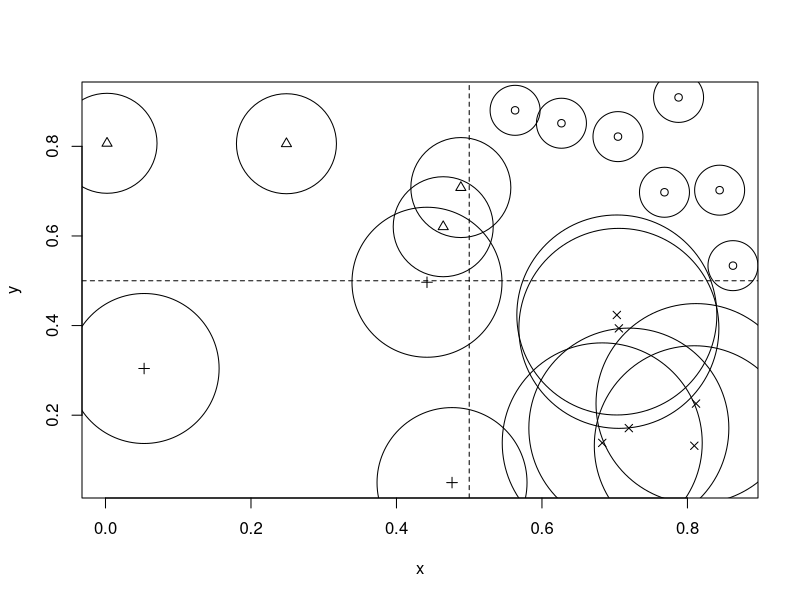
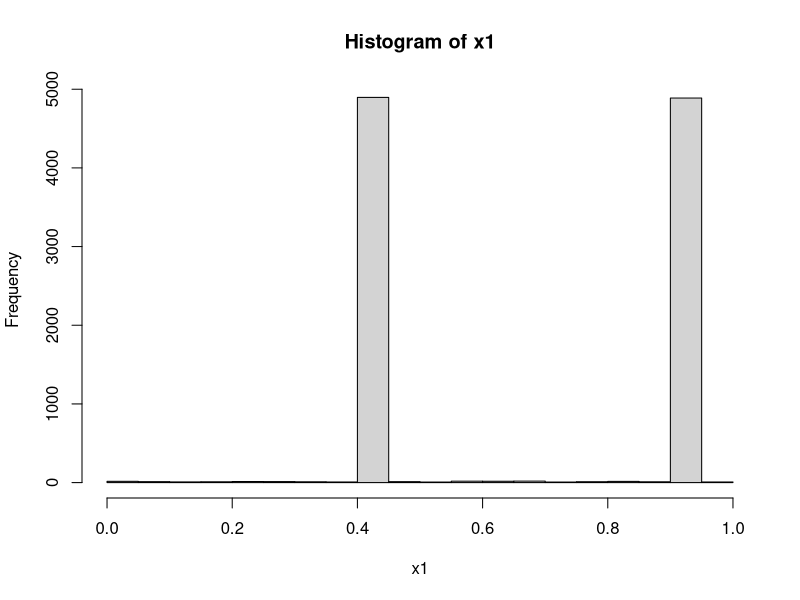
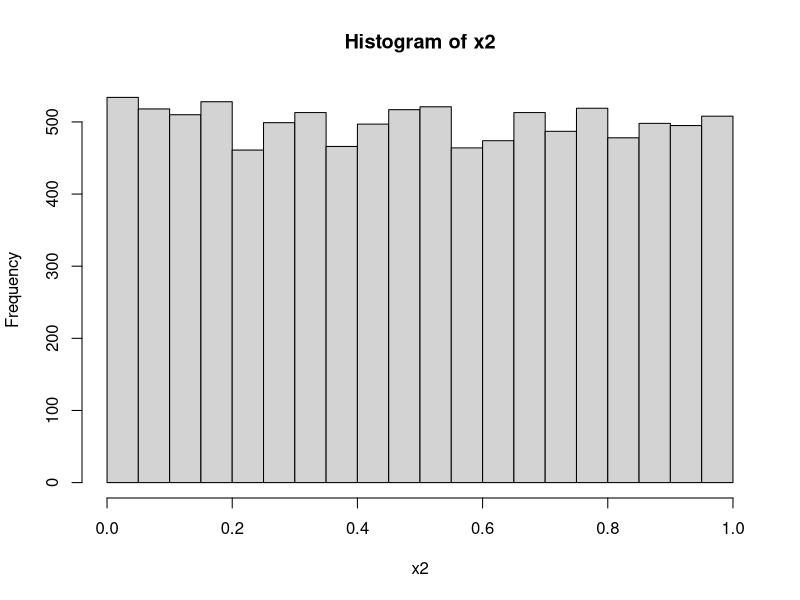
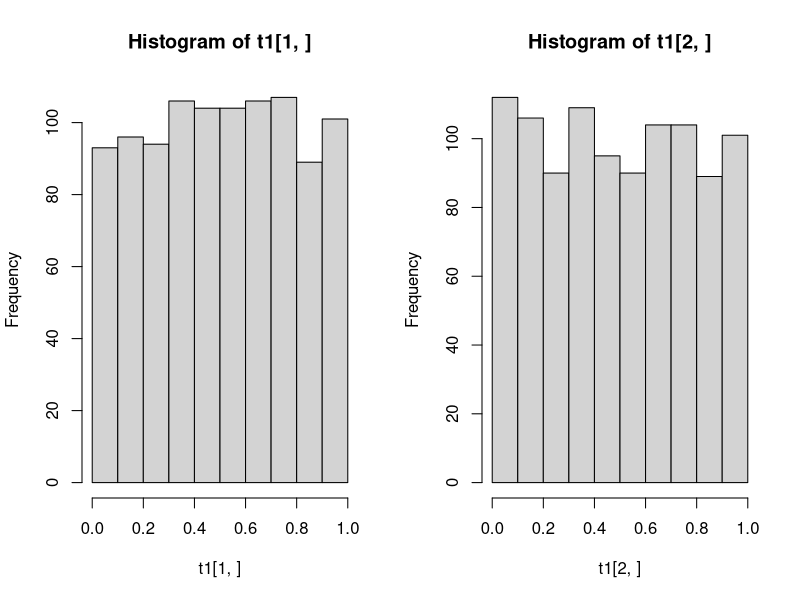
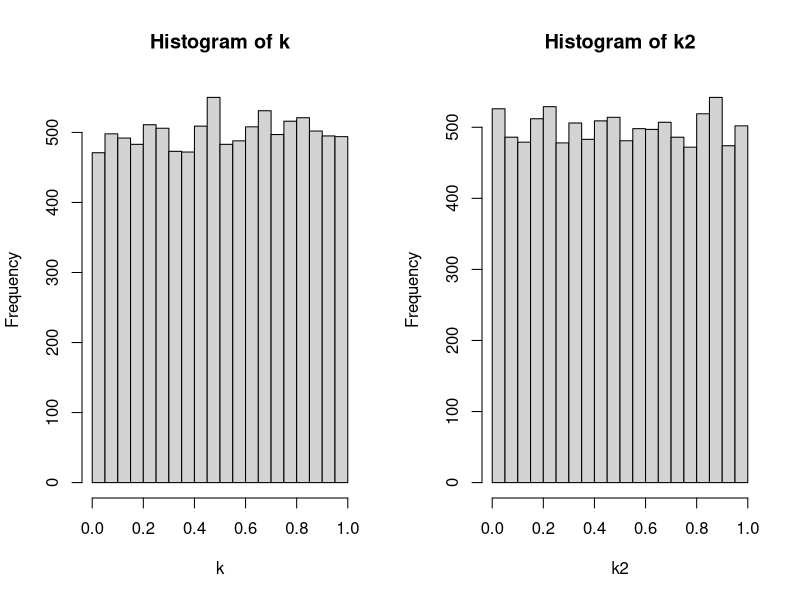
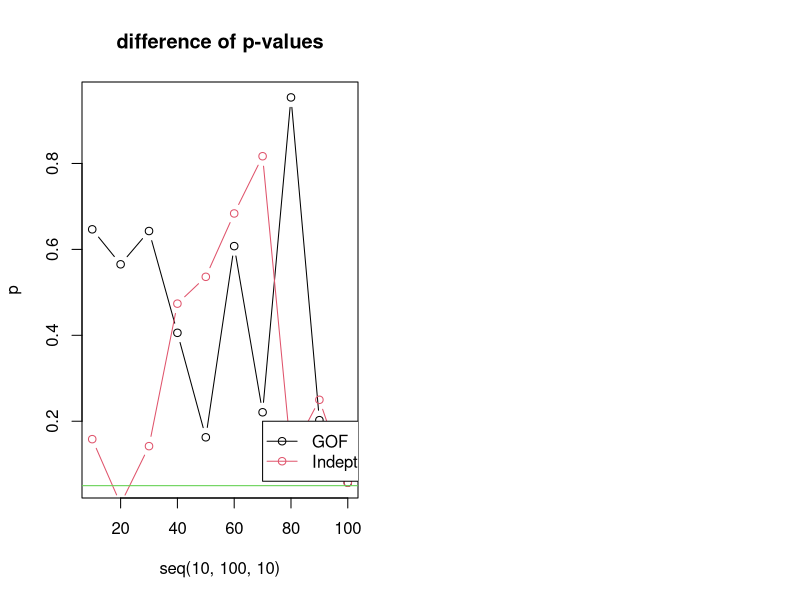

Recreate these plots in R, in order.
##-HW1-################
#1(a)
rep(seq(0,4), each = 5)

#1(b)
seq(1:5) + rep(0:4, each = 5)

#1(C) 
x <- c("red","yellow","blue","green","magenta","cyan")
i <- seq(1:3) + rep(0:3, each = 3)
x[i]


#2(a)-################
library(spatstat)

mindist <- function(x, y){
 min(nndist(x, y))
}

x <- runif(20)
y <- runif(20)
mindist(x, y)

#2(b)
grid <- function(x){
  if(x[1] > 0.5 && x[2] > 0.5){index <- 1
  }else if(x[1] < 0.5 && x[2] > 0.5){index <- 2
  }else if(x[1] < 0.5 && x[2] < 0.5){index <- 3
  }else {index <- 4}
}
xy <- rbind(x,y)
index <- apply(xy, 2, grid)

plot(x, y, pch=index)
abline(h = 0.5, v = 0.5, lty=2)

#2(c)
symbols(x, y, circles = index, add = T)


#3-################
gcd = function(a,b){
  if (b==0) a else gcd(b, a %% b) 
}

lcm = function(c,d){
  return(c * d / gcd(c,d)) 
}


#4(a)-################
midsqur <- function(seed,times){
  numvector <- NULL
  for(i in 1:times){
    num <- seed * seed
    seed <- (num%/%1000) %% 1000000
    numvector <- c(numvector, seed)
  }
  numvector <- (numvector / 10^6)
  return(numvector)
}

x <- ceiling(runif(1, 0, 999999)) 
x1 <- midsqur(x, 10000)
hist(x1)
ks.test(x1, y = "punif")

for(i in 1:length(x1)){
  y <- x1[i] - x1
  yc <- x1[which(y == 0)]
}
table(yc)


#4(b)
x1 <- 0.6
x2 <- 0
for (i in 1:10000){
  x1 <- (69069*x1) %% 2^32
  x2 <- c(x2, x1)
}
x2 <- x2[-1] / 2^32
hist(x2)

v <- floor(x2 * 10) 
chisq.test(table(v))
ks.test(x2, y = "punif")


#4(c)
xi <- rnorm(1, 0, 1)
yi <- rnorm(1, 0, 1)
zi <- rnorm(1, 0, 1)
vector <- NULL

for (j in 1:10000) {
  xi <- (171*xi) %% 30269
  yi <- (172*yi) %% 30307
  zi <- (170*zi) %% 30323
  ui <- ((xi/30269) + (yi/30307) + (zi/30323)) %% 1
  vector <- c(vector, ui)
}

v <- floor(x2 * 10) 
chisq.test(table(v))
ks.test(vector, y = "punif")


#5(a)-################
t1 <- NULL
be <- 10000/15
for (i in 1:1000) {
  a1 <- sample(c(1:15), 10000, T)
  a2 <- ceiling(15 * runif(10000))
  b1 <- table(a1)
  b2 <- table(a2)
  c1 <- sum((b1-be)^2 / be)
  c2 <- sum((b2-be)^2 / be)
  d1 <- pchisq(c1, 14)
  d2 <- pchisq(c2, 14)
  t1 <- cbind(t1,c(d1,d2))
}
par(mfrow = c(1, 2))
hist(t1[1,])
hist(t1[2,])

v1 <- table(floor(t1[1,] * 10))
chisq.test(v1)
v2 <- table(floor(t1[2,] * 10))
chisq.test(v2)

#5(b)
casio <- function(seed, times){
  phi <- (1+sqrt(5)) / 2
  uvector <- NULL
  for(i in 1:times){
    seed <- ((phi+seed)^5) %% 1
    uvector <- c(uvector,seed)
  }
  return(uvector)
}

casio2 <- function(seed, times){
  uvector <- NULL
  for(i in 1:times){
    seed <- ((sqrt(2)+seed)^5) %% 1
    uvector <- c(uvector,seed)
  }
  return(uvector)
}

l <- runif(1, 0, 1)
k <- casio(l, 10000)
k2 <- casio2(l, 10000)
par(mfrow = c(1, 2))
hist(k)
hist(k2)

v1 <- floor(k * 10)
chisq.test(table(v1))
v2 <- floor(k2 * 10)
chisq.test(table(v2))

#6
fibonacci <- function(seed, n){ 
  m <- length(seed) - 1 
  for (j in 1:n) { 
    x <- (seed[j] + seed[j+m]) %% 1
    seed <- c(seed,x)
  }
  return(seed[-c(1:(m+1))])
}

 
p <- NULL
pid <- NULL
for(i in 1:10){
  k <- runif(10*i, 0, 1)
  k <- fibonacci(k, 10000)
  pvector <- chisq.test(table(ceiling(k*10)/10))$p.value
  p <- c(p, pvector)
  mat <- matrix(k[-1], ncol = 3333, byrow = F)
  mat2 <- apply(mat, 2, rank)
  mat3 <- mat2[1,]*100 + mat2[2,]*10 + mat2[3,]
  pidvector <- chisq.test(table(mat3))$p.value
  pid <- c(pid, pidvector)
}

plot(seq(10, 100, 10), p, type = "b", main = "difference of p-values")
lines(seq(10, 100, 10), pid, type = "b", col = 2)
legend(70, .2, c("GOF", "Indept"), col = c(1, 2), lty = 1, pch = 1)
abline(h = 0.05, col = 3)
